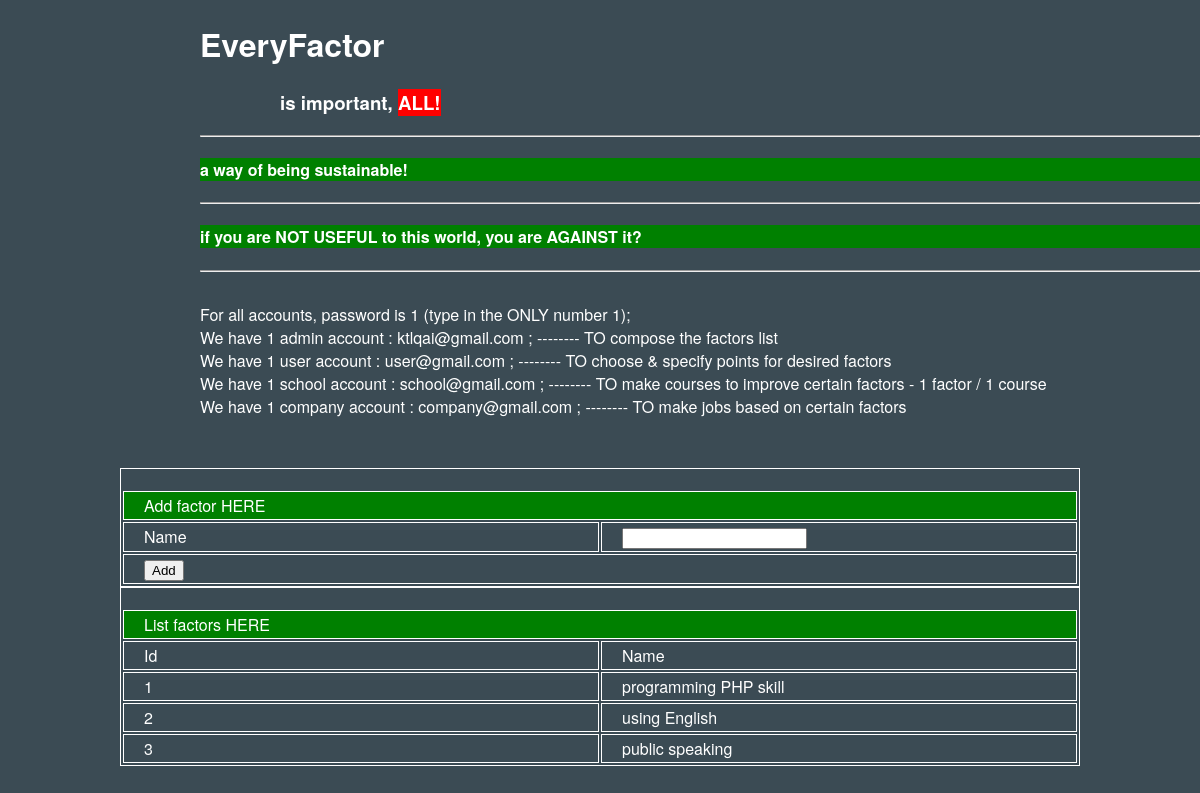
The app's page /adminfactor.php with its own data.
### tables this page shows
CREATE TABLE IF NOT EXISTS `factor` (
`id` int(11) NOT NULL,
  `name` varchar(1000) NOT NULL
);

### adminfactor.php (the view, shortened to what this page needs)
<?php
	require_once("db_config.php");
?>
<!DOCTYPE html>
<html>
<head>
	<link rel="stylesheet" href="style.css" />
</head>
<body>
	<div class="wrapper">
		<?php require_once('header.php'); ?>
		<form method="post" action="adminfactor.php">
			<table>
				<tr>
					<td colspan="2">Add factor HERE</td>
				</tr>
				<tr>
					<td>Name</td>
					<td><input type="text" value="" name="name"></td>
				</tr>
				<tr>
					<td colspan="2"><input type="submit" value="Add" name="add"></td>
				</tr>
			</table>
		</form>
		<table>
				<tr>
					<td colspan="2">List factors HERE</td>
				</tr>
				<tr>
					<td>Id</td>
					<td>Name</td>
				</tr>
				<?php
					$sql = "SELECT * FROM factor";
					$statement = $pdo->prepare($sql);
					$statement->execute();
					$rows = $statement->fetchAll();
					foreach($rows as $row) {
				?>
				<tr>
					<td><?php echo $row['id']; ?></td>
					<td><?php echo $row['name']; ?></td>
				</tr>
					<?php } ?>
			</table>
</body>
</html>

### style.css (style rules this page uses)
body,html { background-color: #3b4b54; width : 100%; height: 100%; margin: 0 auto; font-family: "HelveticaNeue-Light", "Helvetica Neue Light", "Helvetica Neue", Helvetica, Arial, "Lucida Grande", sans-serif; color: #ffffff; }
table { table-layout: fixed; width: 80%; margin: 0 auto; word-wrap: break-word; padding-top: 20px; border: 1px solid white; }
tr:first-child { background-color: green; }
th, td { text-align: left; padding: 2px 20px; border: 1px solid white; }
.wrapper { margin-bottom: 50px; }

### records on screen
factor: id "1", name "programming PHP skill"
factor: id "2", name "using English"
factor: id "3", name "public speaking"
